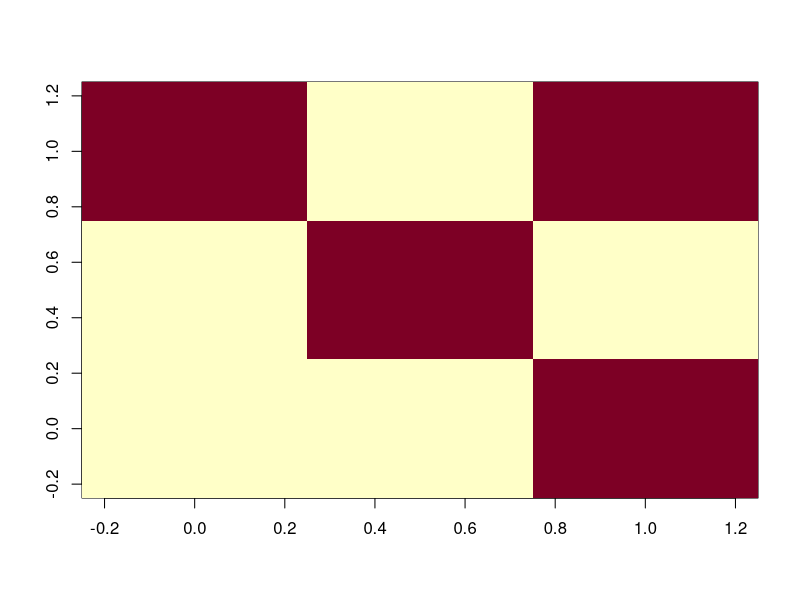
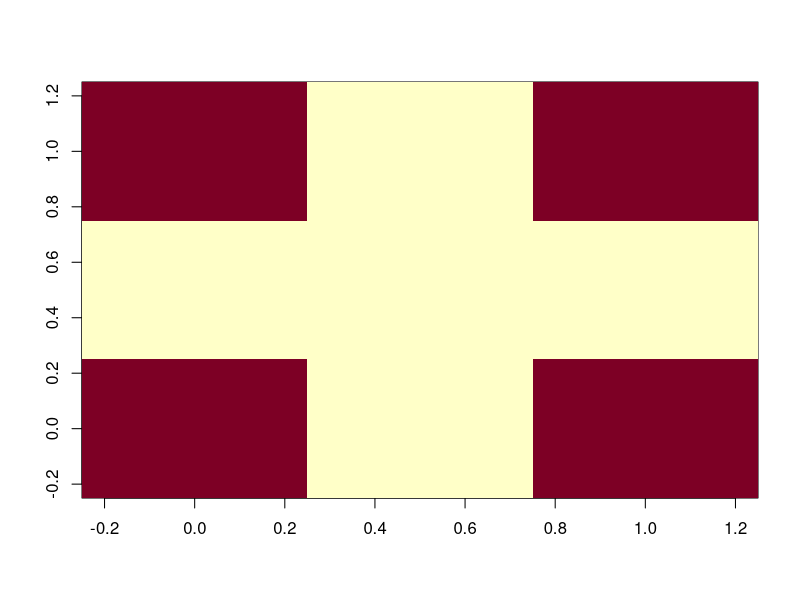

These figures' R source, in order:
#A
#Torres de Hanoi

rega <- function(x){
  if (x == 1) {
    output = 1
    } else {
      output = rega(x-1)*2+1
    }
  return(output)
}
  
rega(8)

#B
a <- matrix(c(1,0,0,0,1,0,1,0,1), ncol = 3)
b <- matrix(c(0,0,1,0,1,0,1,0,1), ncol = 3)
c <- matrix(c(1,0,1,0,1,0,1,0,0), ncol = 3)
d <- matrix(c(1,0,1,0,0,0,1,0,1), ncol = 3)

#a) a*j = b
det(a)
j <- solve(a)%*%b
image(a%*%j)

#b)
menos <- matrix(c(1,0,1,1,0,1,1,0,1), ncol = 3)
m <- solve(a)%*%menos

#c) a - d
l <- solve(a)%*%d
image(a%*%l)




